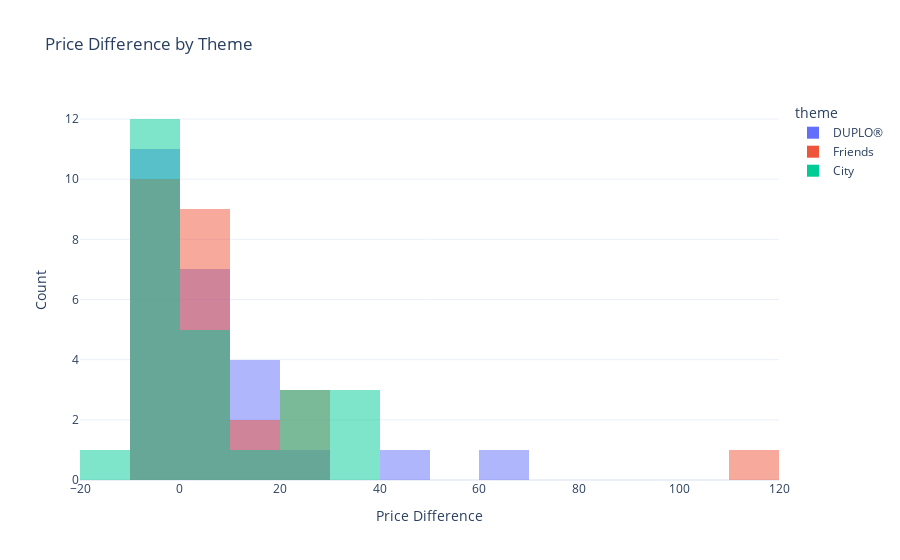

The cell this chart's notebook holds for it:
### Markdown cell above
#### B) There are some amazon_prices that are less than the actual price. Most prices are less than the amazon_price. The std for Lego Friends is MUCH larger than others. The median price dif for DUPLO is 0, they are the same price.

### Code cell
# Part C
fig = px.histogram(
    DF,
    x='price_diff', 
    color='theme',
    barmode='overlay',
    title='Price Difference by Theme')

fig.update_layout(
    xaxis_title='Price Difference',
    yaxis_title='Count',
    template='plotly_white')

fig.show()

### Figure 1 — Plotly figure (JSON) as saved in the notebook; plotly's stock layout.template omitted (floating-point values rounded to 4 significant figures)
{"data": [{"bingroup": "x", "hovertemplate": "theme=DUPLO®<br>price_diff=%{x}<br>count=%{y}<extra></extra>", "legendgroup": "DUPLO®", "marker": {"color": "#636efa", "opacity": 0.5, "pattern": {"shape": ""}}, "name": "DUPLO®", "orientation": "v", "showlegend": true, "type": "histogram", "x": [11.01, 4.46, 24.9, 6.7, 17.0, 0.0, -3.0, 8.96, 44.51, 69.0, -2.0, -0.44, -3.99, -2.0, 11.12, 0.0, 13.28, -2.0, -3.0, -0.7, -3.0, 0.0, -1.0, -5.0, 0.0], "xaxis": "x", "yaxis": "y"}, {"bingroup": "x", "hovertemplate": "theme=Friends<br>price_diff=%{x}<br>count=%{y}<extra></extra>", "legendgroup": "Friends", "marker": {"color": "#EF553B", "opacity": 0.5, "pattern": {"shape": ""}}, "name": "Friends", "orientation": "v", "showlegend": true, "type": "histogram", "x": [25.41, 25.96, 23.89, 115.0, 4.01, 7.0, 10.65, 3.96, -4.0, -7.0, -9.99, 11.28, -8.32, 7.0, 0.0, -1.46, -1.0, 8.94, 7.98, 5.33, 0.0, -0.04, -0.04, -0.04, -0.04], "xaxis": "x", "yaxis": "y"}, {"bingroup": "x", "hovertemplate": "theme=City<br>price_diff=%{x}<br>count=%{y}<extra></extra>", "legendgroup": "City", "marker": {"color": "#00cc96", "opacity": 0.5, "pattern": {"shape": ""}}, "name": "City", "orientation": "v", "showlegend": true, "type": "histogram", "x": [23.9, 6.5, 24.76, 36.0, 39.96, 12.0, 30.0, -8.53, 3.84, -13.99, -6.0, -1.0, -3.99, 24.81, -8.0, -4.01, -7.25, 0.0, -6.01, -1.0, -1.0, -4.0, 0.0, 0.0, -2.0], "xaxis": "x", "yaxis": "y"}], "layout": {"barmode": "overlay", "legend": {"title": {"text": "theme"}, "tracegroupgap": 0}, "title": {"text": "Price Difference by Theme"}, "xaxis": {"anchor": "y", "domain": [0, 1], "title": {"text": "Price Difference"}}, "yaxis": {"anchor": "x", "domain": [0, 1], "title": {"text": "Count"}}}}
